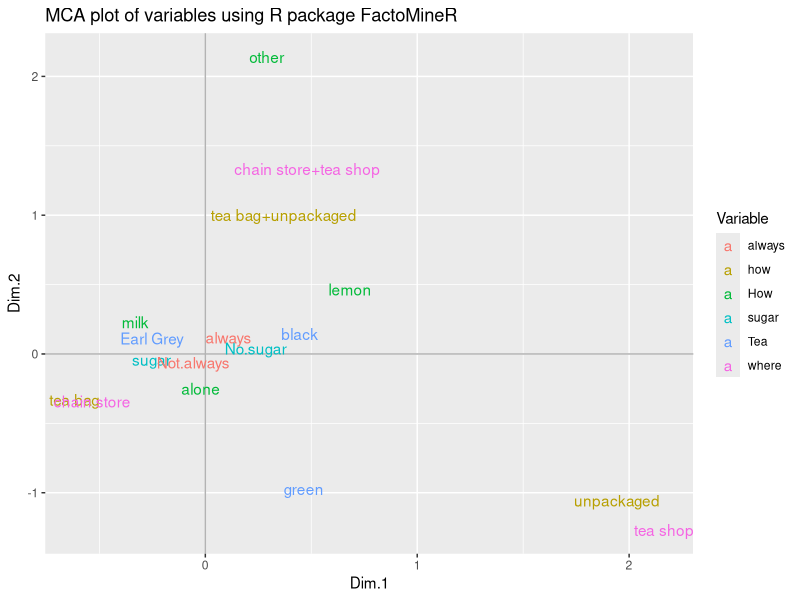
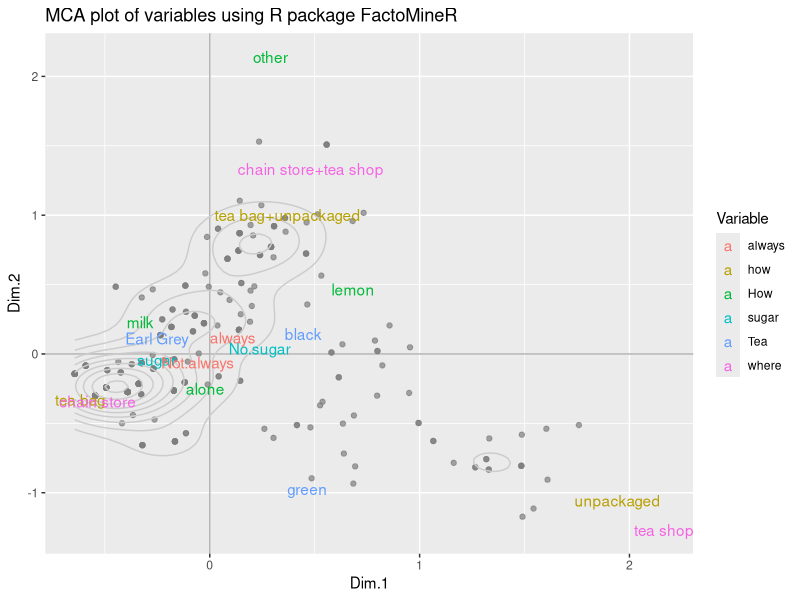

Generate these figures, in order, with R:
## ---- chunk 1
knitr::opts_chunk$set(echo = TRUE)
## ---- chunk 2
library(FactoMineR)
library(ggplot2)
data(tea)
View(tea)
## ---- chunk 3
newtea=tea[,c("Tea","How","how","sugar","where","always")]
head(newtea)
## ---- chunk 4
g<-function(x){
  nlevels(as.factor(x))
}
cuts<-apply(newtea,2,g)
#cuts function(x) nlevels(as.factor(x))
cuts
## ---- chunk 5
mca1<-MCA(newtea,graph = FALSE)
mca1
## ---- chunk 6
# data frame with variable coordinates
mca1_vars_df = data.frame(mca1$var$coord, Variable = rep(names(cuts), cuts))
#rep(names(cuts), cuts)
#View(mca1_vars_df)
# data frame with observation coordinates
mca1_obs_df = data.frame(mca1$ind$coord)
#View(mca1_obs_df)
# plot of variable categories
ggplot(data=mca1_vars_df, 
       aes(x = Dim.1, y = Dim.2, label = rownames(mca1_vars_df))) +
 geom_hline(yintercept = 0, colour = "gray70") +
 geom_vline(xintercept = 0, colour = "gray70") +
 geom_text(aes(colour=Variable)) +
 ggtitle("MCA plot of variables using R package FactoMineR")
## ---- chunk 7
# MCA plot of observations and categories
ggplot(data = mca1_obs_df, aes(x = Dim.1, y = Dim.2)) +
  geom_hline(yintercept = 0, colour = "gray70") +
  geom_vline(xintercept = 0, colour = "gray70") +
  geom_point(colour = "gray50", alpha = 0.7) +
  geom_density2d(colour = "gray80") +
  geom_text(data = mca1_vars_df, 
            aes(x = Dim.1, y = Dim.2, 
                label = rownames(mca1_vars_df), colour = Variable)) +
  ggtitle("MCA plot of variables using R package FactoMineR") +
  scale_colour_discrete(name = "Variable")
